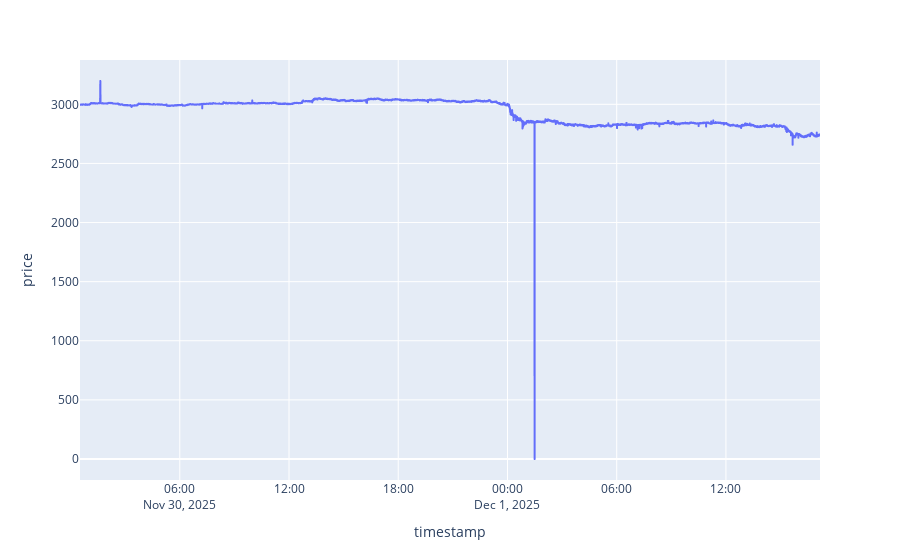

This figure's notebook cell:
### Code cell
px.line(df, 'timestamp', 'price')

### Figure 1 — Plotly figure (JSON) as saved in the notebook; plotly's stock layout.template omitted (floating-point values rounded to 4 significant figures; data arrays with more than 128 entries replaced by an {"elided": "..."} marker saying what was removed)
{"data": [{"hovertemplate": "timestamp=%{x}<br>price=%{y}<extra></extra>", "legendgroup": "", "line": {"color": "#636efa", "dash": "solid"}, "marker": {"symbol": "circle"}, "mode": "lines", "name": "", "showlegend": false, "type": "scattergl", "x": {"elided": "10000 str values"}, "xaxis": "x", "y": {"elided": "10000 float values"}, "yaxis": "y"}], "layout": {"legend": {"tracegroupgap": 0}, "margin": {"t": 60}, "xaxis": {"anchor": "y", "domain": [0, 1], "title": {"text": "timestamp"}}, "yaxis": {"anchor": "x", "domain": [0, 1], "title": {"text": "price"}}}}
